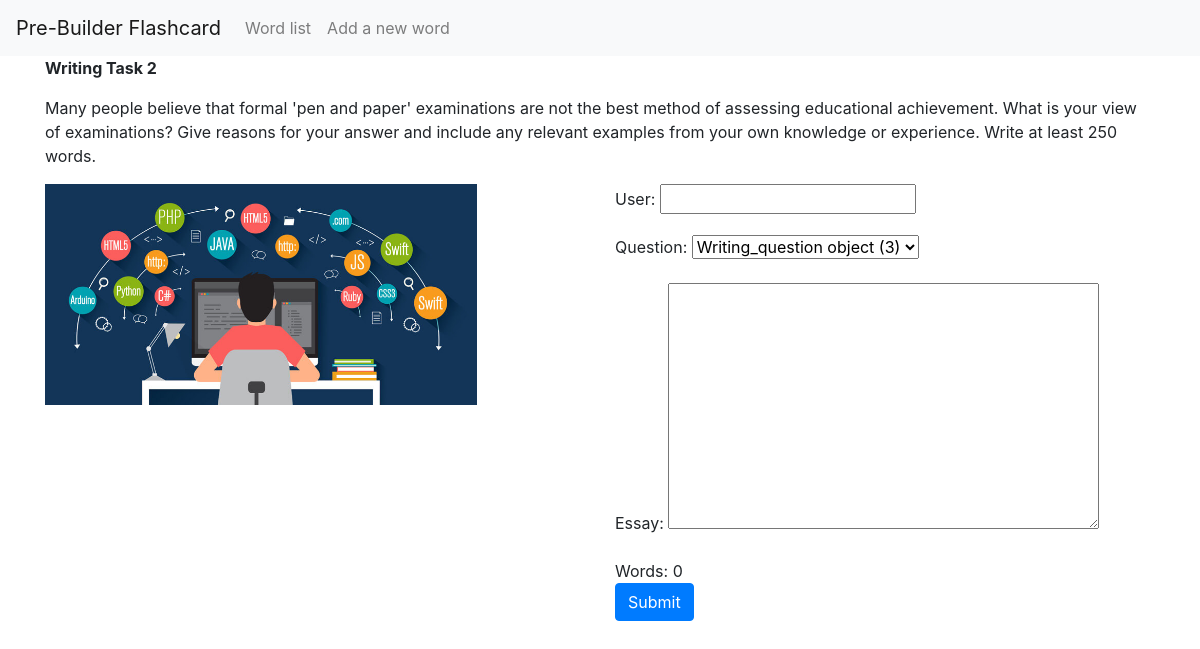
The app's page /write/3/ with its own data.
### flashcard/models.py (models this page shows)
class Writing_question(models.Model):
    task = models.PositiveIntegerField()
    question = models.TextField()
    picture = models.ImageField(upload_to = 'img/')
    added = models.DateTimeField(auto_now_add=True)

### flashcard/views.py (the view)
# urls.py: re_path("write/(\d+)/", views.writing, name = 'writing')
def writing(request, pk = None):
    question = Writing_question.objects.get(pk = pk)
    saved = False
    if request.method == "POST":
        form = WritingForm(data = request.POST or None, initial = {'question':question})
        if form.is_valid():
            form.save()
            saved = True
    else:
        form = WritingForm(initial = {'question':question})
    return render(
        request,
        'writing.html',
        {'form':form,
        'saved':saved,
        'question':question})

### flashcard/forms.py
class WritingForm(forms.ModelForm):
    class Meta:
        model = Writing
        fields = "__all__"

### template/writing.html (shortened to what this page needs)
{% extends 'base.html' %}
{% block body %}
<div class="container">
	{% if saved %}
	<h3> Saved </h3>
{% else %}
    <div class="row">
        <div class="col-sm-12">
            <p style="font-weight:bold">Writing Task {{question.task}}</p>
            <p>{{question.question|safe}}</p>
        </div>
        <div class="col-sm-12 col-md-6">
            <img src="{{question.picture.url}}" alt="" width="80%">
        </div>
        <div class="col-sm-12 col-md-6">
            <form action="" method="post">
                {{form.as_p}}
                Words: <span id="wordCount">0</span><br />
                <input type="submit" value="Submit" class="btn btn-primary">
            </form>
        </div>
    </div>
{% endif %}
</div>
{% endblock %}

### records on screen
Writing_question: task "2", question "Many people believe that formal 'pen and paper' examinations are not the best method of assessing educational achievement. What is your view of examinations? Give reasons for your answer and include any relevant examples from your own knowledge or experience. Write at least 250 words.", picture (picture)
